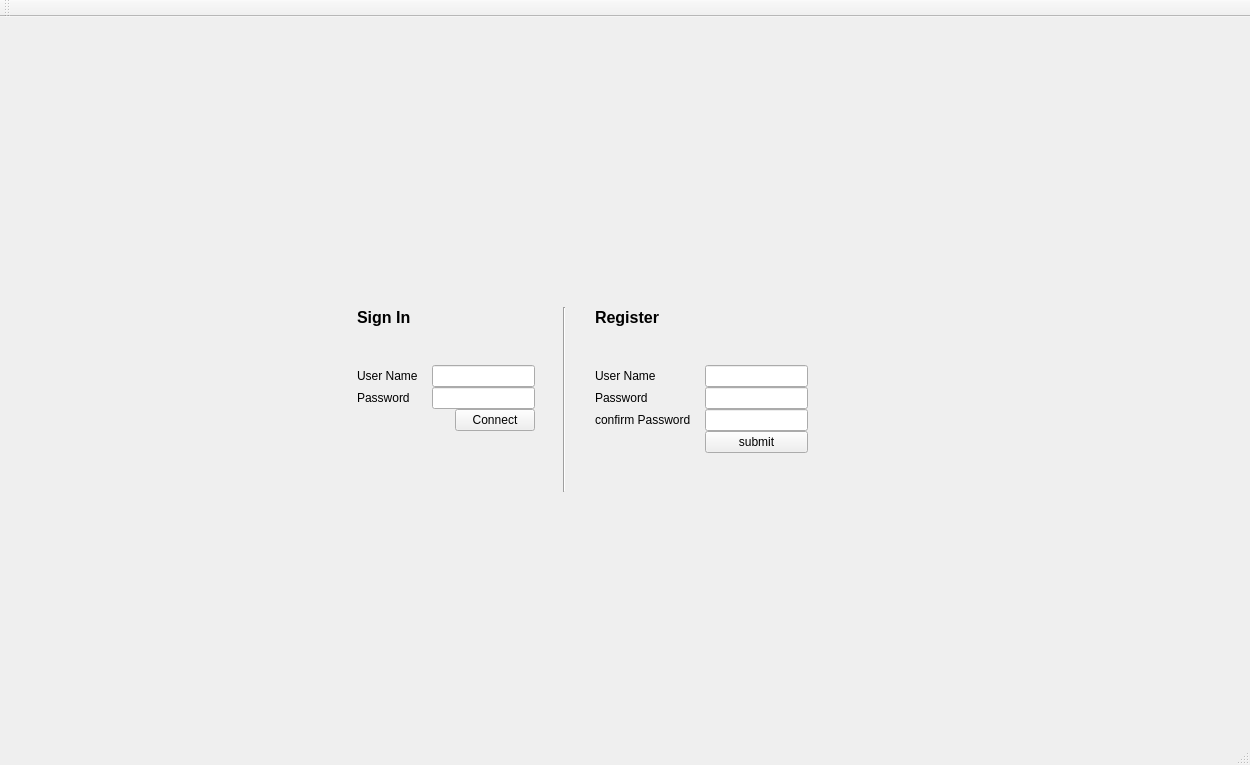
<?xml version="1.0" encoding="UTF-8"?>
<ui version="4.0">
 <class>MainWindow</class>
 <widget class="QMainWindow" name="MainWindow">
  <property name="geometry">
   <rect>
    <x>0</x>
    <y>0</y>
    <width>1250</width>
    <height>765</height>
   </rect>
  </property>
  <property name="windowTitle">
   <string>MainWindow</string>
  </property>
  <widget class="QWidget" name="centralWidget">
   <widget class="QWidget" name="connectionWidget" native="true">
    <property name="enabled">
     <bool>true</bool>
    </property>
    <property name="geometry">
     <rect>
      <x>0</x>
      <y>0</y>
      <width>1250</width>
      <height>707</height>
     </rect>
    </property>
    <widget class="QFrame" name="frame">
     <property name="geometry">
      <rect>
       <x>332</x>
       <y>228</y>
       <width>501</width>
       <height>270</height>
      </rect>
     </property>
     <property name="frameShape">
      <enum>QFrame::NoFrame</enum>
     </property>
     <property name="frameShadow">
      <enum>QFrame::Raised</enum>
     </property>
     <widget class="QWidget" name="layoutWidget">
      <property name="geometry">
       <rect>
        <x>14</x>
        <y>12</y>
        <width>473</width>
        <height>246</height>
       </rect>
      </property>
      <layout class="QGridLayout" name="mainGridLayout">
       <property name="spacing">
        <number>0</number>
       </property>
       <item row="0" column="0">
        <spacer name="verticalSpacer_2">
         <property name="orientation">
          <enum>Qt::Vertical</enum>
         </property>
         <property name="sizeHint" stdset="0">
          <size>
           <width>20</width>
           <height>40</height>
          </size>
         </property>
        </spacer>
       </item>
       <item row="0" column="6">
        <spacer name="verticalSpacer_3">
         <property name="orientation">
          <enum>Qt::Vertical</enum>
         </property>
         <property name="sizeHint" stdset="0">
          <size>
           <width>20</width>
           <height>40</height>
          </size>
         </property>
        </spacer>
       </item>
       <item row="1" column="1">
        <spacer name="horizontalSpacer_2">
         <property name="orientation">
          <enum>Qt::Horizontal</enum>
         </property>
         <property name="sizeHint" stdset="0">
          <size>
           <width>40</width>
           <height>20</height>
          </size>
         </property>
        </spacer>
       </item>
       <item row="1" column="2" rowspan="5">
        <widget class="Line" name="line">
         <property name="orientation">
          <enum>Qt::Vertical</enum>
         </property>
        </widget>
       </item>
       <item row="1" column="3">
        <spacer name="horizontalSpacer_3">
         <property name="orientation">
          <enum>Qt::Horizontal</enum>
         </property>
         <property name="sizeHint" stdset="0">
          <size>
           <width>40</width>
           <height>20</height>
          </size>
         </property>
        </spacer>
       </item>
       <item row="1" column="6">
        <widget class="QLabel" name="registerLabel">
         <property name="font">
          <font>
           <pointsize>12</pointsize>
           <weight>75</weight>
           <bold>true</bold>
          </font>
         </property>
         <property name="text">
          <string>Register</string>
         </property>
        </widget>
       </item>
       <item row="2" column="6">
        <spacer name="verticalSpacer_5">
         <property name="orientation">
          <enum>Qt::Vertical</enum>
         </property>
         <property name="sizeHint" stdset="0">
          <size>
           <width>20</width>
           <height>40</height>
          </size>
         </property>
        </spacer>
       </item>
       <item row="5" column="0">
        <layout class="QGridLayout" name="gridLayout_3">
         <property name="spacing">
          <number>0</number>
         </property>
         <item row="1" column="0">
          <layout class="QGridLayout" name="gridLayout">
           <property name="spacing">
            <number>0</number>
           </property>
           <item row="0" column="2">
            <widget class="QLineEdit" name="userNameEdit">
             <property name="alignment">
              <set>Qt::AlignJustify|Qt::AlignVCenter</set>
             </property>
            </widget>
           </item>
           <item row="1" column="2">
            <widget class="QLineEdit" name="passwordEdit">
             <property name="autoFillBackground">
              <bool>false</bool>
             </property>
             <property name="inputMask">
              <string notr="true"/>
             </property>
             <property name="text">
              <string notr="true"/>
             </property>
             <property name="echoMode">
              <enum>QLineEdit::Password</enum>
             </property>
             <property name="alignment">
              <set>Qt::AlignJustify|Qt::AlignVCenter</set>
             </property>
             <property name="readOnly">
              <bool>false</bool>
             </property>
            </widget>
           </item>
           <item row="1" column="0">
            <widget class="QLabel" name="label">
             <property name="text">
              <string>Password</string>
             </property>
             <property name="alignment">
              <set>Qt::AlignLeading|Qt::AlignLeft|Qt::AlignVCenter</set>
             </property>
            </widget>
           </item>
           <item row="0" column="0">
            <widget class="QLabel" name="label_2">
             <property name="text">
              <string>User Name</string>
             </property>
             <property name="alignment">
              <set>Qt::AlignLeading|Qt::AlignLeft|Qt::AlignVCenter</set>
             </property>
            </widget>
           </item>
           <item row="0" column="1">
            <spacer name="horizontalSpacer_5">
             <property name="orientation">
              <enum>Qt::Horizontal</enum>
             </property>
             <property name="sizeHint" stdset="0">
              <size>
               <width>20</width>
               <height>20</height>
              </size>
             </property>
            </spacer>
           </item>
          </layout>
         </item>
         <item row="2" column="0">
          <layout class="QHBoxLayout" name="horizontalLayout">
           <property name="spacing">
            <number>0</number>
           </property>
           <item>
            <spacer name="horizontalSpacer">
             <property name="orientation">
              <enum>Qt::Horizontal</enum>
             </property>
             <property name="sizeHint" stdset="0">
              <size>
               <width>40</width>
               <height>20</height>
              </size>
             </property>
            </spacer>
           </item>
           <item>
            <widget class="QPushButton" name="connectButton">
             <property name="text">
              <string>Connect</string>
             </property>
            </widget>
           </item>
          </layout>
         </item>
         <item row="3" column="0">
          <spacer name="verticalSpacer">
           <property name="orientation">
            <enum>Qt::Vertical</enum>
           </property>
           <property name="sizeHint" stdset="0">
            <size>
             <width>20</width>
             <height>40</height>
            </size>
           </property>
          </spacer>
         </item>
        </layout>
       </item>
       <item row="5" column="6">
        <layout class="QGridLayout" name="gridLayout_2">
         <property name="spacing">
          <number>0</number>
         </property>
         <item row="0" column="0">
          <widget class="QLabel" name="usrCnLabel">
           <property name="text">
            <string>User Name</string>
           </property>
          </widget>
         </item>
         <item row="0" column="2">
          <widget class="QLineEdit" name="usrCnEdit"/>
         </item>
         <item row="1" column="0">
          <widget class="QLabel" name="pwCnCfLabel">
           <property name="text">
            <string>Password</string>
           </property>
          </widget>
         </item>
         <item row="1" column="2">
          <widget class="QLineEdit" name="pwCnEdit">
           <property name="echoMode">
            <enum>QLineEdit::Password</enum>
           </property>
          </widget>
         </item>
         <item row="2" column="0">
          <widget class="QLabel" name="pwCnLabel">
           <property name="text">
            <string>confirm Password</string>
           </property>
          </widget>
         </item>
         <item row="2" column="2">
          <widget class="QLineEdit" name="pwCfCnEdit">
           <property name="echoMode">
            <enum>QLineEdit::Password</enum>
           </property>
          </widget>
         </item>
         <item row="3" column="2">
          <widget class="QPushButton" name="submitBut">
           <property name="text">
            <string>submit</string>
           </property>
          </widget>
         </item>
         <item row="4" column="2">
          <spacer name="verticalSpacer_4">
           <property name="orientation">
            <enum>Qt::Vertical</enum>
           </property>
           <property name="sizeHint" stdset="0">
            <size>
             <width>20</width>
             <height>40</height>
            </size>
           </property>
          </spacer>
         </item>
         <item row="2" column="1">
          <spacer name="horizontalSpacer_4">
           <property name="orientation">
            <enum>Qt::Horizontal</enum>
           </property>
           <property name="sizeHint" stdset="0">
            <size>
             <width>20</width>
             <height>20</height>
            </size>
           </property>
          </spacer>
         </item>
        </layout>
       </item>
       <item row="1" column="0">
        <widget class="QLabel" name="label_3">
         <property name="font">
          <font>
           <pointsize>12</pointsize>
           <weight>75</weight>
           <bold>true</bold>
          </font>
         </property>
         <property name="text">
          <string>Sign In</string>
         </property>
        </widget>
       </item>
      </layout>
     </widget>
    </widget>
   </widget>
  </widget>
  <widget class="QMenuBar" name="menuBar">
   <property name="geometry">
    <rect>
     <x>0</x>
     <y>0</y>
     <width>1250</width>
     <height>23</height>
    </rect>
   </property>
  </widget>
  <widget class="QToolBar" name="mainToolBar">
   <attribute name="toolBarArea">
    <enum>TopToolBarArea</enum>
   </attribute>
   <attribute name="toolBarBreak">
    <bool>false</bool>
   </attribute>
  </widget>
  <widget class="QStatusBar" name="statusBar"/>
 </widget>
 <layoutdefault spacing="6" margin="11"/>
 <resources/>
 <connections/>
</ui>
